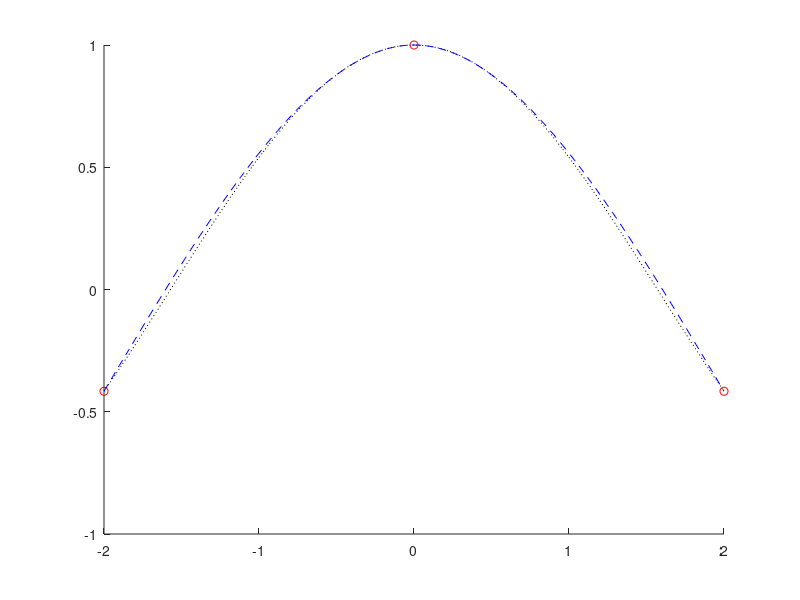

Write MATLAB code to recreate this figure.
clearvars; clc; close all

t=[-2 0 2];
plotx = linspace(-2,2,201);
y = cos(t);
ploty = cos(plotx);

A = [
    1 t(1) t(1)^2 t(1)^3 0 0 0 0;
    1 t(2) t(2)^2 t(2)^3 0 0 0 0;
    0 0 0 0 1 t(2) t(2)^2 t(2)^3;
    0 0 0 0 1 t(3) t(3)^2 t(3)^3;
    0 1 2*t(2) 3*t(2)^2 0 -1 -2*t(2) -3*t(2)^2;
    0 0 2 6*t(2) 0 0 -2 -6*t(2);
    0 0 2 6*t(1) 0 0 0 0;
    0 0 0 0 0 0 2 6*t(3)];
b = [y(1); y(2); y(2); y(3); 0; 0; 0; 0];
x = A\b;
plotx1 = linspace(-2,0,101);
p1 = x(1)*1 +x(2)*plotx1 + x(3)*plotx1.^2 + x(4)*plotx1.^3;
plotx2 = linspace(0,2,101);
p2 = x(5)*1 +x(6)*plotx2 + x(7)*plotx2.^2 + x(8)*plotx2.^3;

figure; hold on;
plot(plotx,ploty,'k:');
plot(t,y,'ro');
plot(plotx1,p1,'b--');
plot(plotx2,p2,'b--');
hold off;
